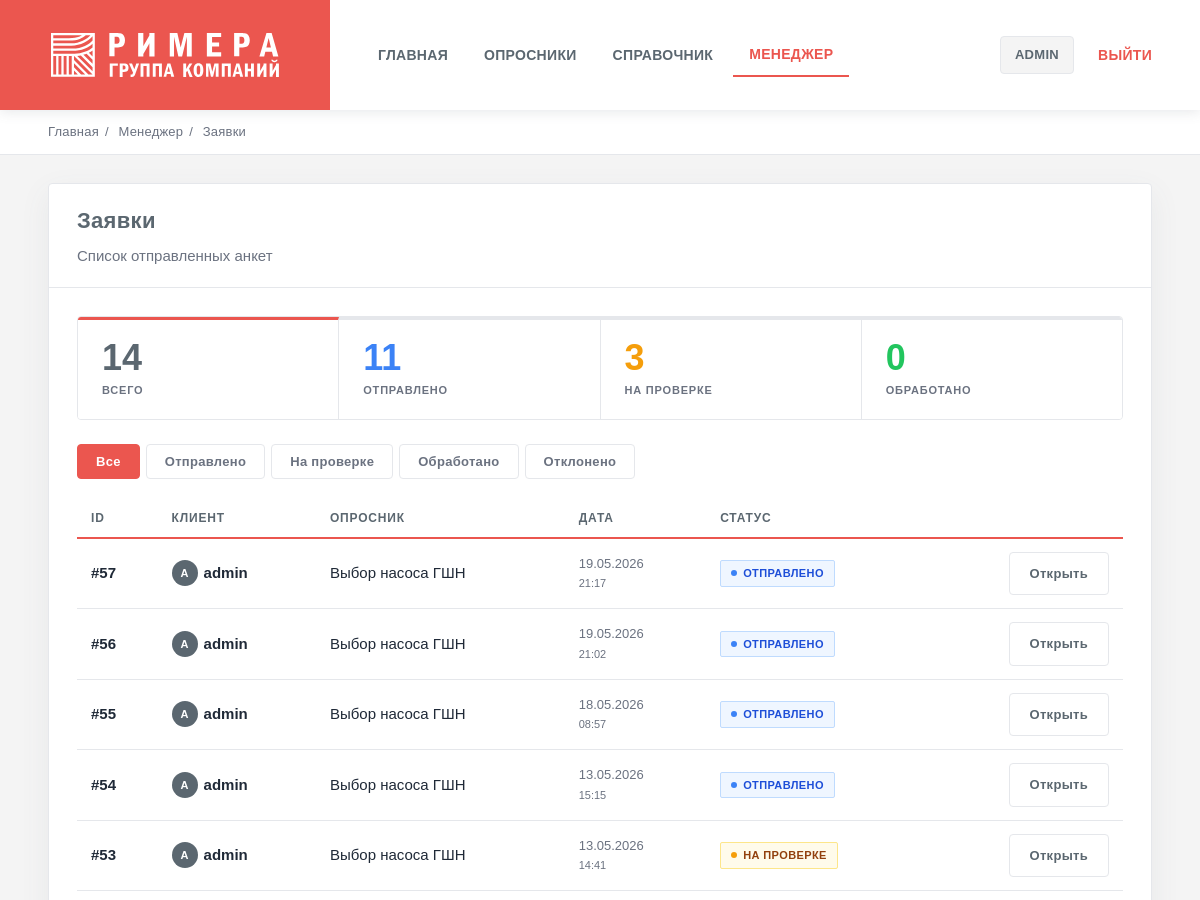
/q/manager/submissions/ (signed in, upper part), run on an earlier commit of the app's database.
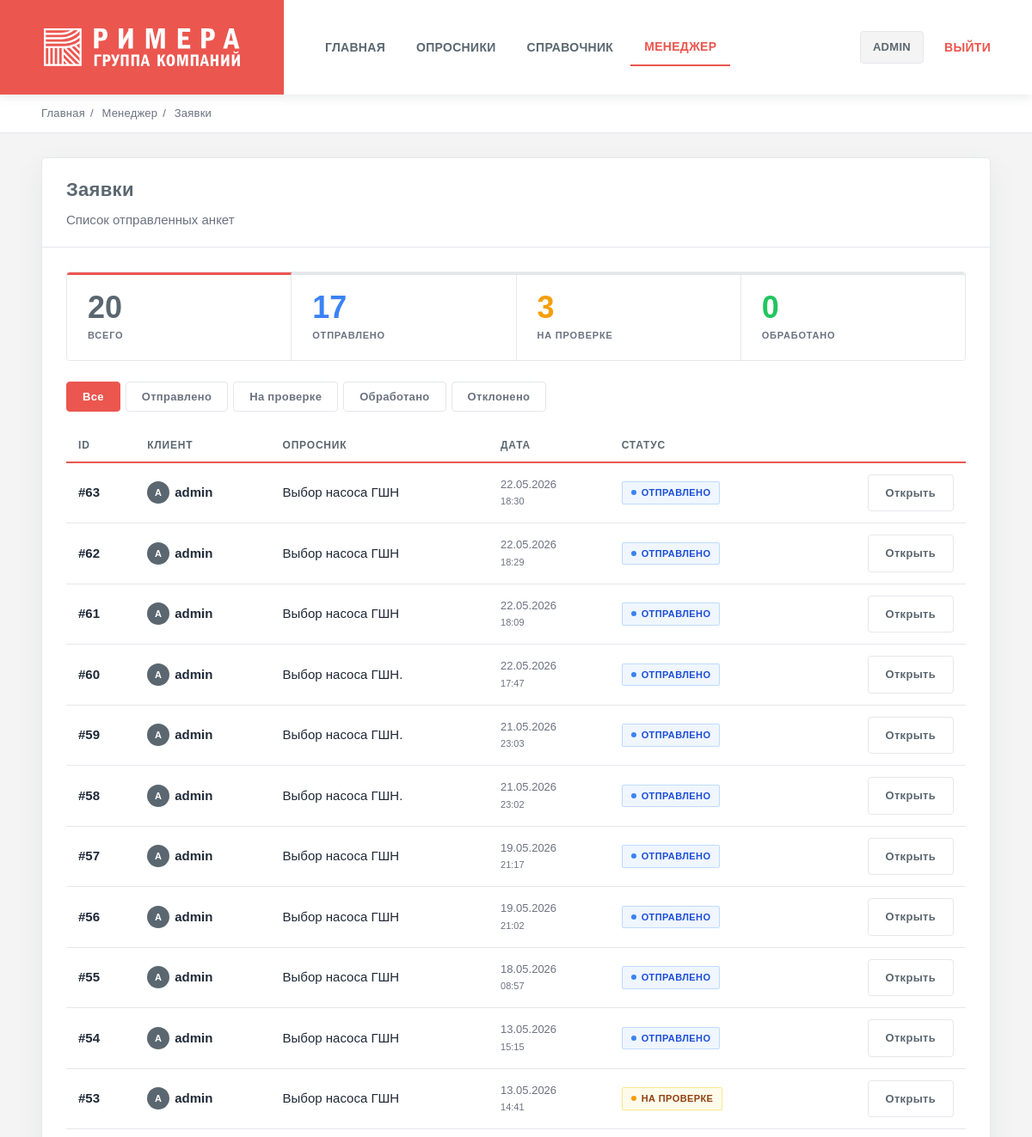
And on a later commit of the database.
### questionnaires/models.py (models this page shows, shortened)
class Submission(models.Model):
    DRAFT      = "draft"
    SUBMITTED  = "submitted"
    IN_REVIEW  = "in_review"
    PROCESSED  = "processed"
    REJECTED   = "rejected"
    STATUSES = [
        (DRAFT,     "Черновик"),
        (SUBMITTED, "Отправлено"),
        (IN_REVIEW, "На проверке"),
        (PROCESSED, "Обработано"),
        (REJECTED,  "Отклонено"),
    ]
    questionnaire      = models.ForeignKey(Questionnaire, on_delete=models.PROTECT, related_name="submissions")
    user               = models.ForeignKey(settings.AUTH_USER_MODEL, on_delete=models.CASCADE, related_name="submissions")
    status             = models.CharField(max_length=20, choices=STATUSES, default=DRAFT)
    created_at         = models.DateTimeField(auto_now_add=True)
    submitted_at       = models.DateTimeField(null=True, blank=True)
    processed_data_json = models.JSONField(default=dict, blank=True)
    issues_json        = models.JSONField(default=dict, blank=True)

class Questionnaire(models.Model):
    slug = models.SlugField(unique=True)
    title = models.CharField(max_length=200)
    description = models.TextField(blank=True)
    is_active = models.BooleanField(default=True)

### questionnaires/views.py (the view)
# urls.py: path("manager/submissions/", views.manager_list, name="manager_list"),
@staff_member_required
def manager_list(request):
    items = Submission.objects.exclude(status=Submission.DRAFT).order_by("-created_at")
    return render(request, "manager/list.html", {
        "items":           items,
        "count_total":     items.count(),
        "count_submitted": items.filter(status=Submission.SUBMITTED).count(),
        "count_in_review": items.filter(status=Submission.IN_REVIEW).count(),
        "count_processed": items.filter(status=Submission.PROCESSED).count(),
    })

### templates/manager/list.html (shortened to what this page needs)
{% extends "base.html" %}
{% block crumbs %}
  <div class="crumbs">
    <a href="/">Главная</a><span class="sep">/</span>
    <span>Менеджер</span><span class="sep">/</span>
    <span>Заявки</span>
  </div>
{% endblock %}
{% block content %}
<div class="card">
  <div class="card-head">
    <div>
      <h1 class="card-title">Заявки</h1>
      <div class="card-sub">Список отправленных анкет</div>
    </div>
  </div>
  <div class="card-body">
    <div class="stat-row">
      <div class="stat">
        <div class="stat-num">{{ count_total }}</div>
        <div class="stat-label">Всего</div>
      </div>
      <div class="stat">
        <div class="stat-num" style="color:#3b82f6">{{ count_submitted }}</div>
        <div class="stat-label">Отправлено</div>
      </div>
      <div class="stat">
        <div class="stat-num" style="color:#f59e0b">{{ count_in_review }}</div>
        <div class="stat-label">На проверке</div>
      </div>
      <div class="stat">
        <div class="stat-num" style="color:#22c55e">{{ count_processed }}</div>
        <div class="stat-label">Обработано</div>
      </div>
    </div>
    <div class="filter-row" id="filterRow">
      <button class="filter-btn active" data-status="all">Все</button>
      <button class="filter-btn" data-status="submitted">Отправлено</button>
      <button class="filter-btn" data-status="in_review">На проверке</button>
      <button class="filter-btn" data-status="processed">Обработано</button>
      <button class="filter-btn" data-status="rejected">Отклонено</button>
    </div>
    <table id="submissionsTable">
      <thead>
        <tr>
          <th>ID</th><th>Клиент</th><th>Опросник</th><th>Дата</th><th>Статус</th><th></th>
        </tr>
      </thead>
      <tbody>
        {% for s in items %}
          <tr data-status="{{ s.status }}">
            <td><b>#{{ s.id }}</b></td>
            <td>
              <div class="user-chip">
                <div class="avatar">{{ s.user.username|first|upper }}</div>
                {{ s.user.username }}
              </div>
            </td>
            <td>{{ s.questionnaire.title }}</td>
            <td style="color:var(--muted);font-size:13px;">
              {{ s.created_at|date:"d.m.Y" }}<br>
              <span style="font-size:11px;">{{ s.created_at|date:"H:i" }}</span>
            </td>
            <td>
              {% if s.status == 'submitted' %}<span class="badge badge-submitted">Отправлено</span>
              {% elif s.status == 'in_review' %}<span class="badge badge-in_review">На проверке</span>
              {% elif s.status == 'processed' %}<span class="badge badge-processed">Обработано</span>
              {% elif s.status == 'rejected' %}<span class="badge badge-rejected">Отклонено</span>
              {% endif %}
            </td>
            <td style="text-align:right;">
              <a class="btn ghost" href="{% url 'manager_detail' submission_id=s.id %}">Открыть</a>
            </td>
          </tr>
        {% empty %}
          <tr><td colspan="6"><div class="empty-state"><br>Пока нет заявок</div></td></tr>
        {% endfor %}
      </tbody>
    </table>
  </div>
</div>
{% endblock %}

What changed in the data, as far as the page shows it:
added Submission: id "63", user.username|first "A", user.username "admin", questionnaire "Выбор насоса ГШН", created_at "22.05.2026", created_at "18:30", status "ОТПРАВЛЕНО"
added Submission: id "62", user.username|first "A", user.username "admin", questionnaire "Выбор насоса ГШН", created_at "22.05.2026", created_at "18:29", status "ОТПРАВЛЕНО"
added Submission: id "61", user.username|first "A", user.username "admin", questionnaire "Выбор насоса ГШН", created_at "22.05.2026", created_at "18:09", status "ОТПРАВЛЕНО"
added Submission: id "60", user.username|first "A", user.username "admin", questionnaire "Выбор насоса ГШН.", created_at "22.05.2026", created_at "17:47", status "ОТПРАВЛЕНО"
added Submission: id "59", user.username|first "A", user.username "admin", questionnaire "Выбор насоса ГШН.", created_at "21.05.2026", created_at "23:03", status "ОТПРАВЛЕНО"
added Submission: id "58", user.username|first "A", user.username "admin", questionnaire "Выбор насоса ГШН.", created_at "21.05.2026", created_at "23:02", status "ОТПРАВЛЕНО"
Also different on the page:
{{ count_total }}: "14" → "20"
{{ count_submitted }}: "11" → "17"
